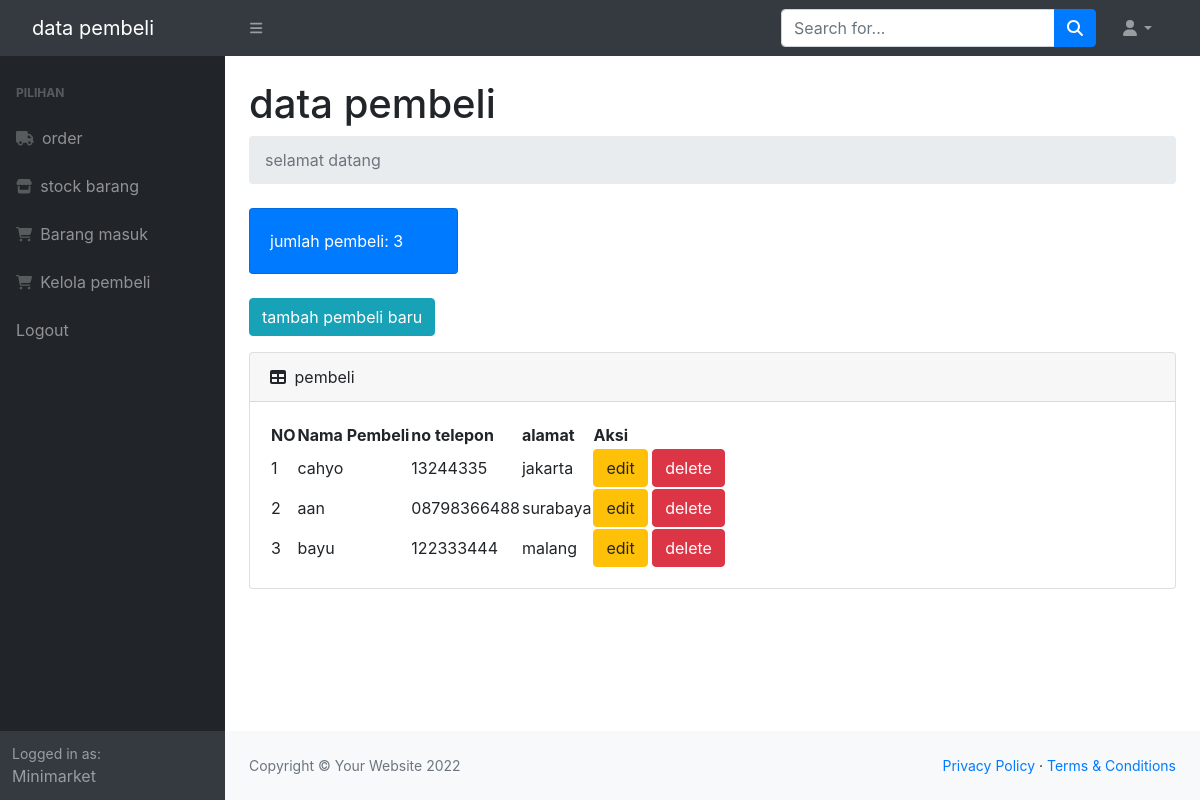
The page /pembeli.php (signed in) on the database its author committed.
### tables this page shows
CREATE TABLE `pembeli` (
  `idpembeli` int(11) NOT NULL,
  `namapembeli` varchar(50) NOT NULL,
  `nomortelepon` varchar(15) NOT NULL,
  `alamat` text NOT NULL
);

### pembeli.php (the view, shortened to what this page needs)
<?php
require 'ceklogin.php';
$h1 = mysqli_query($c,"select * from pembeli");
$h2 = mysqli_num_rows($h1);
?>
<!DOCTYPE html>
<html lang="en">
    <head>
        <link href="https://cdn.jsdelivr.net/npm/simple-datatables@latest/dist/style.css" rel="stylesheet" />
        <link href="css/styles.css" rel="stylesheet" />
        <link rel="stylesheet" href="https://cdn.jsdelivr.net/npm/bootstrap@4.6.1/dist/css/bootstrap.min.css">
    </head>
    <body class="sb-nav-fixed">
        <nav class="sb-topnav navbar navbar-expand navbar-dark bg-dark">
            <a class="navbar-brand ps-3" href="index.php">data pembeli</a>
            <button class="btn btn-link btn-sm order-1 order-lg-0 me-4 me-lg-0" id="sidebarToggle" href="#!"><i class="fas fa-bars"></i></button>
            <form class="d-none d-md-inline-block form-inline ms-auto me-0 me-md-3 my-2 my-md-0">
                <div class="input-group">
                    <input class="form-control" type="text" placeholder="Search for..." aria-label="Search for..." aria-describedby="btnNavbarSearch" />
                    <button class="btn btn-primary" id="btnNavbarSearch" type="button"><i class="fas fa-search"></i></button>
                </div>
            </form>
            <ul class="navbar-nav ms-auto ms-md-0 me-3 me-lg-4">
                <li class="nav-item dropdown">
                    <a class="nav-link dropdown-toggle" id="navbarDropdown" href="#" role="button" data-bs-toggle="dropdown" aria-expanded="false"><i class="fas fa-user fa-fw"></i></a>
                </li>
            </ul>
        </nav>
        <div id="layoutSidenav">
            <div id="layoutSidenav_nav">
                <nav class="sb-sidenav accordion sb-sidenav-dark" id="sidenavAccordion">
                    <div class="sb-sidenav-menu">
                        <div class="nav">
                            <div class="sb-sidenav-menu-heading">Pilihan</div>
                            <a class="nav-link" href="index.php">
                                <div class="sb-nav-link-icon"><i class="fa-solid fa-truck"></i></div>
                                order
                            </a>
                            <a class="nav-link" href="stock.php">
                                <div class="sb-nav-link-icon"><i class="fa-solid fa-store"></i></div>
                                stock barang
                            </a>
                            <a class="nav-link" href="masuk.php">
                                <div class="sb-nav-link-icon"><i class="fa-solid fa-cart-shopping"></i></div>
                                Barang masuk
                            </a>
                            <a class="nav-link" href="pembeli.php">
                                <div class="sb-nav-link-icon"><i class="fa-solid fa-cart-shopping"></i></div>
                                Kelola pembeli
                            </a>
                            <a class="nav-link" href="logout.php">
                                Logout
                            </a>
                        </div>
                    </div>
                    <div class="sb-sidenav-footer">
                        <div class="small">Logged in as:</div>
                        Minimarket
                    </div>
                </nav>
            </div>
            <div id="layoutSidenav_content">
                <main>
                    <div class="container-fluid px-4">
                        <h1 class="mt-4">data pembeli</h1>
                        <ol class="breadcrumb mb-4">
                            <li class="breadcrumb-item active">selamat datang</li>
                        </ol>
                        <div class="row">
                            <div class="col-xl-3 col-md-6">
                                <div class="card bg-primary text-white mb-4">
                                    <div class="card-body">jumlah pembeli: <?=$h2;?> </div>
                                </div>
                            </div>
                        </div>
                            <button type="button" class="btn btn-info mb-3" data-toggle="modal" data-target="#myModal">
                                tambah pembeli baru
                            </button>
                        <div class="card mb-4">
                            <div class="card-header">
                                <i class="fas fa-table me-1"></i>
                                pembeli
                            </div>
                            <div class="card-body">
                                <table id="datatablesSimple">
                                    <thead>
                                        <tr>
                                            <th>NO</th>
                                            <th>Nama Pembeli</th>
                                            <th>no telepon</th>
                                            <th>alamat</th>
                                            <th>Aksi</th>
                                        </tr>
                                    </thead>
                                    <tbody>
                                        <?php
                                        $get = mysqli_query($c,"select * from pembeli");
                                        $i = 1;
                                        while($p=mysqli_fetch_array($get)){
                                            $namapembeli = $p['namapembeli'];
                                            $nomortelepon = $p['nomortelepon'];
                                            $alamat = $p['alamat'];
                                            $idpl = $p['idpembeli'];
                                        ?>
                                            <tr>
                                            <td><?=$i++;?></td>
                                            <td><?=$namapembeli;?></td>
                                            <td><?=$nomortelepon;?></td>
                                            <td><?=$alamat;?></td>
                                            <td>
                                            <button type="button" class="btn btn-warning " data-toggle="modal" data-target="#edit<?=$idpl;?>">
                                                edit
                                            </button>
                                             <button type="button" class="btn btn-danger " data-toggle="modal" data-target="#delete<?=$idpl;?>">
                                                delete
                                            </button></td>
                                            </tr>
                                        <?php
                                        };
                                        ?>
                                    </tbody>
                                </table>
                            </div>
                        </div>
                    </div>
                </main>
                <footer class="py-4 bg-light mt-auto">
                    <div class="container-fluid px-4">
                        <div class="d-flex align-items-center justify-content-between small">
                            <div class="text-muted">Copyright &copy; Your Website 2022</div>
                            <div>
                                <a href="#">Privacy Policy</a>
                                &middot;
                                <a href="#">Terms &amp; Conditions</a>
                            </div>
                        </div>
                    </div>
                </footer>
            </div>
        </div>
    </body>
</html>

### rows shown on the page
pembeli: namapembeli "cahyo", nomortelepon "13244335", alamat "jakarta"
pembeli: namapembeli "aan", nomortelepon "08798366488", alamat "surabaya"
pembeli: namapembeli "bayu", nomortelepon "122333444", alamat "malang"

### other values the page prints
$h2 "3"
